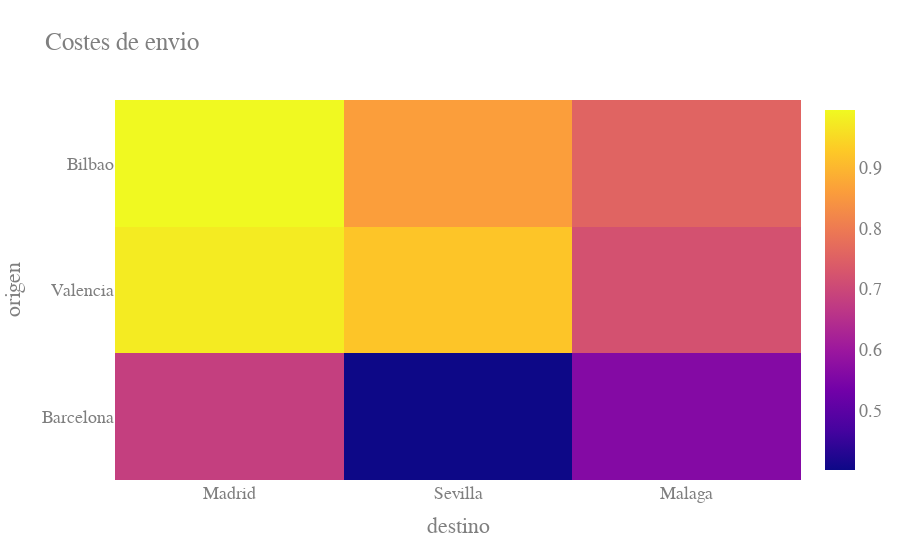

This figure's notebook cell:
### Markdown cell above
##### Costes

### Code cell
df_aux = df_data[['origen','destino','coste']].drop_duplicates().pivot(index='destino',values='coste', columns='origen').fillna(0)

fig = go.Figure(data=go.Heatmap(
                   z=df_aux.values,
                   y=df_data['origen'].unique().tolist(),
                   x=df_data['destino'].unique().tolist(),
                   hoverongaps = False))
fig.update_yaxes(title_text='origen')
fig.update_xaxes(title_text='destino')
fig.update_layout(title='Costes de envio')
fig.update_layout(font=dict(family="Courier New, monospace", size=18, color="#7f7f7f"))
fig.show()

### Figure 1 — Plotly figure (JSON) as saved in the notebook; plotly's stock layout.template omitted (floating-point values rounded to 4 significant figures)
{"data": [{"hoverongaps": false, "type": "heatmap", "x": ["Madrid", "Sevilla", "Malaga"], "y": ["Barcelona", "Valencia", "Bilbao"], "z": [[0.682, 0.402, 0.562], [0.976, 0.922, 0.72], [0.995, 0.861, 0.756]]}], "layout": {"font": {"color": "#7f7f7f", "family": "Courier New, monospace", "size": 18}, "title": {"text": "Costes de envio"}, "xaxis": {"title": {"text": "destino"}}, "yaxis": {"title": {"text": "origen"}}}}
